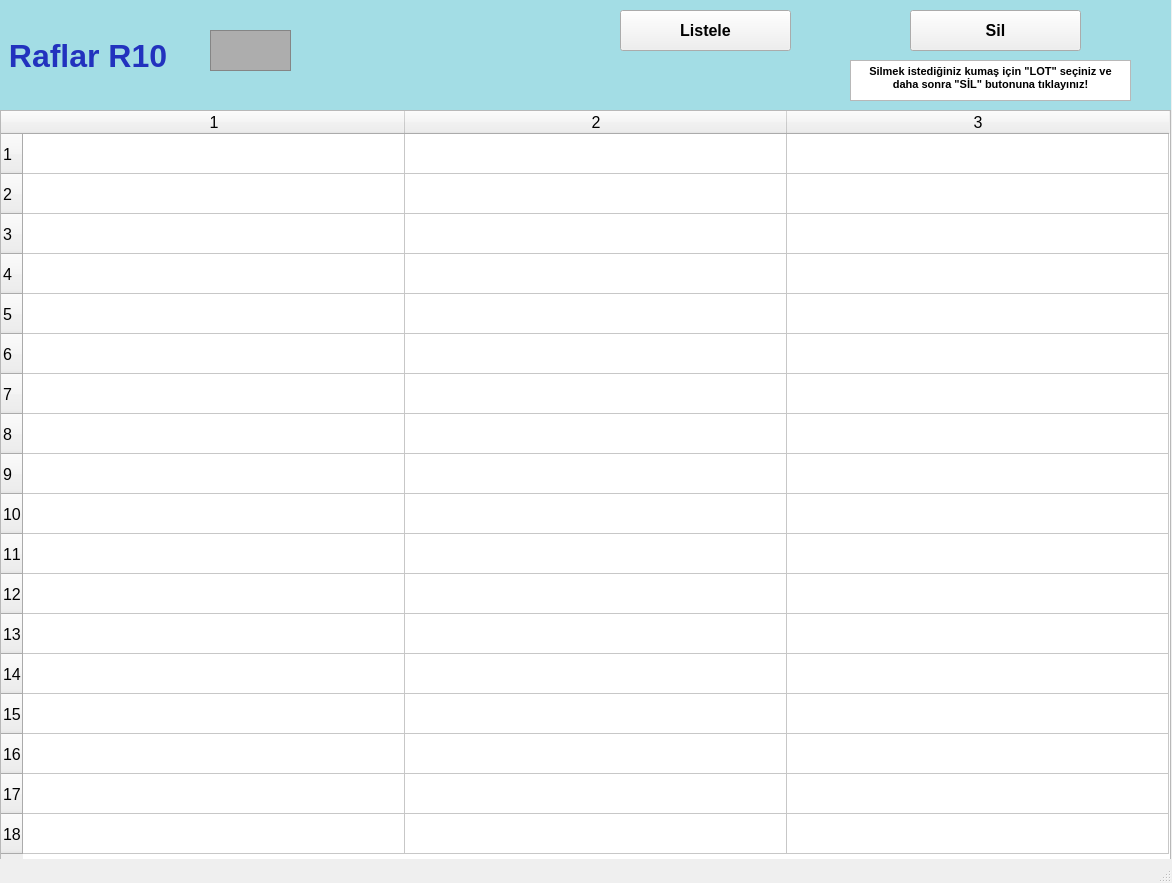
<?xml version="1.0" encoding="UTF-8"?>
<ui version="4.0">
 <class>raflarR10_ekran</class>
 <widget class="QMainWindow" name="raflarR10_ekran">
  <property name="geometry">
   <rect>
    <x>0</x>
    <y>0</y>
    <width>1172</width>
    <height>883</height>
   </rect>
  </property>
  <property name="font">
   <font>
    <pointsize>12</pointsize>
    <weight>50</weight>
    <bold>false</bold>
    <kerning>false</kerning>
   </font>
  </property>
  <property name="windowTitle">
   <string/>
  </property>
  <widget class="QWidget" name="centralwidget">
   <widget class="QLabel" name="raflarR1yazi_lbl">
    <property name="geometry">
     <rect>
      <x>0</x>
      <y>0</y>
      <width>1171</width>
      <height>111</height>
     </rect>
    </property>
    <property name="font">
     <font>
      <pointsize>24</pointsize>
      <weight>75</weight>
      <bold>true</bold>
     </font>
    </property>
    <property name="styleSheet">
     <string notr="true">background-color: rgb(163, 221, 229);
color: rgb(34, 50, 190);</string>
    </property>
    <property name="text">
     <string> Raflar R10</string>
    </property>
   </widget>
   <widget class="QFrame" name="raflarR1_img">
    <property name="geometry">
     <rect>
      <x>210</x>
      <y>30</y>
      <width>81</width>
      <height>41</height>
     </rect>
    </property>
    <property name="styleSheet">
     <string notr="true">background-color: rgb(173, 173, 173);</string>
    </property>
    <property name="frameShape">
     <enum>QFrame::StyledPanel</enum>
    </property>
    <property name="frameShadow">
     <enum>QFrame::Raised</enum>
    </property>
   </widget>
   <widget class="QTableWidget" name="R10_tw">
    <property name="geometry">
     <rect>
      <x>0</x>
      <y>110</y>
      <width>1171</width>
      <height>751</height>
     </rect>
    </property>
    <property name="baseSize">
     <size>
      <width>0</width>
      <height>0</height>
     </size>
    </property>
    <property name="rowCount">
     <number>18</number>
    </property>
    <property name="columnCount">
     <number>3</number>
    </property>
    <attribute name="horizontalHeaderVisible">
     <bool>true</bool>
    </attribute>
    <attribute name="horizontalHeaderCascadingSectionResizes">
     <bool>false</bool>
    </attribute>
    <attribute name="horizontalHeaderDefaultSectionSize">
     <number>382</number>
    </attribute>
    <attribute name="horizontalHeaderMinimumSectionSize">
     <number>38</number>
    </attribute>
    <attribute name="verticalHeaderDefaultSectionSize">
     <number>40</number>
    </attribute>
    <attribute name="verticalHeaderMinimumSectionSize">
     <number>23</number>
    </attribute>
    <row/>
    <row/>
    <row/>
    <row/>
    <row/>
    <row/>
    <row/>
    <row/>
    <row/>
    <row/>
    <row/>
    <row/>
    <row/>
    <row/>
    <row/>
    <row/>
    <row/>
    <row/>
    <column/>
    <column/>
    <column/>
   </widget>
   <widget class="QPushButton" name="listeleR10_btn">
    <property name="geometry">
     <rect>
      <x>620</x>
      <y>10</y>
      <width>171</width>
      <height>41</height>
     </rect>
    </property>
    <property name="font">
     <font>
      <pointsize>12</pointsize>
      <weight>75</weight>
      <bold>true</bold>
     </font>
    </property>
    <property name="text">
     <string>Listele</string>
    </property>
   </widget>
   <widget class="QPushButton" name="silR10_btn">
    <property name="geometry">
     <rect>
      <x>910</x>
      <y>10</y>
      <width>171</width>
      <height>41</height>
     </rect>
    </property>
    <property name="font">
     <font>
      <pointsize>12</pointsize>
      <weight>75</weight>
      <bold>true</bold>
     </font>
    </property>
    <property name="text">
     <string>Sil</string>
    </property>
   </widget>
   <widget class="QTextBrowser" name="textBrowser">
    <property name="geometry">
     <rect>
      <x>850</x>
      <y>60</y>
      <width>281</width>
      <height>41</height>
     </rect>
    </property>
    <property name="html">
     <string>&lt;!DOCTYPE HTML PUBLIC &quot;-//W3C//DTD HTML 4.0//EN&quot; &quot;http://www.w3.org/TR/REC-html40/strict.dtd&quot;&gt;
&lt;html&gt;&lt;head&gt;&lt;meta name=&quot;qrichtext&quot; content=&quot;1&quot; /&gt;&lt;style type=&quot;text/css&quot;&gt;
p, li { white-space: pre-wrap; }
&lt;/style&gt;&lt;/head&gt;&lt;body style=&quot; font-family:'MS Shell Dlg 2'; font-size:12pt; font-weight:400; font-style:normal;&quot;&gt;
&lt;p align=&quot;center&quot; style=&quot; margin-top:0px; margin-bottom:0px; margin-left:0px; margin-right:0px; -qt-block-indent:0; text-indent:0px;&quot;&gt;&lt;span style=&quot; font-size:8pt; font-weight:600;&quot;&gt;Silmek istediğiniz kumaş için &amp;quot;LOT&amp;quot; seçiniz ve daha sonra &amp;quot;SİL&amp;quot; butonuna tıklayınız!&lt;/span&gt;&lt;/p&gt;&lt;/body&gt;&lt;/html&gt;</string>
    </property>
   </widget>
  </widget>
  <widget class="QStatusBar" name="statusbar"/>
 </widget>
 <resources/>
 <connections/>
</ui>
